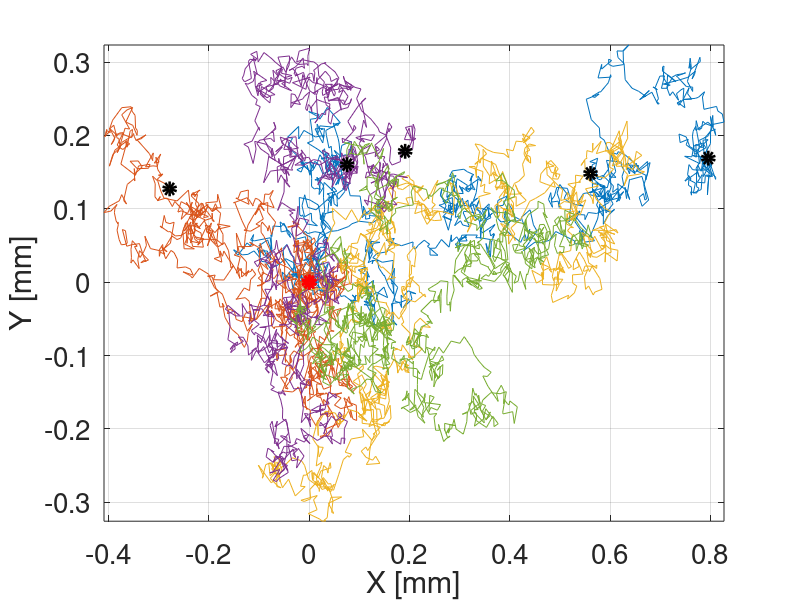
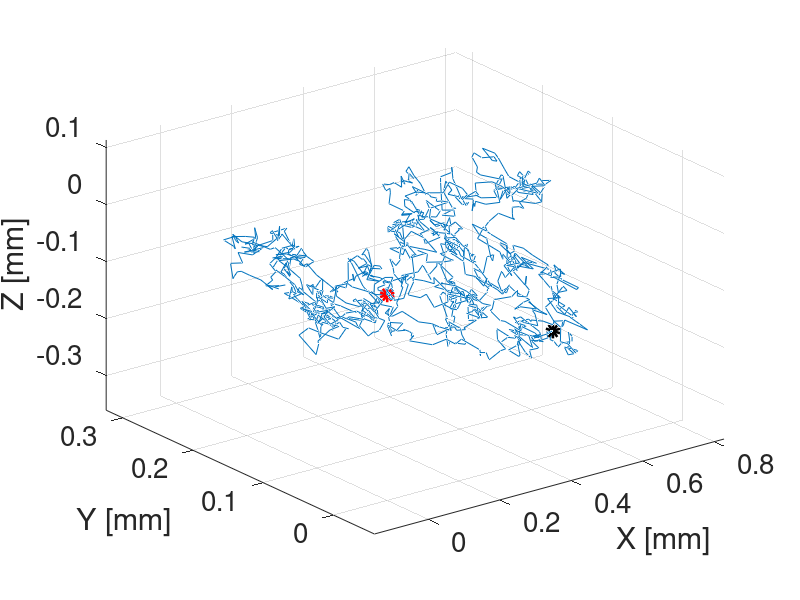

Write MATLAB code to recreate these figures, in order.
function CH3_example_2

dt=0.1;
finaltime=10*60;  % 10 minutes
D=0.0001;         % 10^{-4} mm^2 sec^{-1}
numberofrealisations=5;

n=finaltime/dt;
X=zeros(numberofrealisations,n);
Y=zeros(numberofrealisations,n);
Z=zeros(numberofrealisations,n);

for i=1:numberofrealisations
    dX = sqrt(2*D*dt)*randn(1,n);
    dY = sqrt(2*D*dt)*randn(1,n);
    dZ = sqrt(2*D*dt)*randn(1,n);
    X(i,:) = cumsum(dX(1,:));
    Y(i,:) = cumsum(dY(1,:));
    Z(i,:) = cumsum(dZ(1,:));
end

% need to downsample for readability
Xplot(:,:)=X(:,5:5:n);
Yplot(:,:)=Y(:,5:5:n);
Zplot(:,:)=Z(:,5:5:n);


%% Plotting
figure;
for j = 1:numberofrealisations
    plot([0,Xplot(j,:)],[0,Yplot(j,:)]);
    hold on;
    plot([X(j,n)],[Y(j,n)],'ko','Linewidth',5);
    plot(0,0,'ro','Linewidth',5);
end
xlabel('X [mm]');
ylabel('Y [mm]');
axis tight
set(gca,'Fontsize',20);
grid on;

figure;
for j = 1:min(1,numberofrealisations)
    plot3([0,Xplot(j,:)],[0,Yplot(j,:)],[0,Zplot(j,:)])
    hold on;
    plot3([X(j,n)],[Y(j,n)],[Z(j,n)],'ko','Linewidth',5);
    plot3(0,0,0,'ro','Linewidth',5);
end
xlabel('X [mm]');
ylabel('Y [mm]');
zlabel('Z [mm]');
axis tight
set(gca,'Fontsize',20);
grid on;

